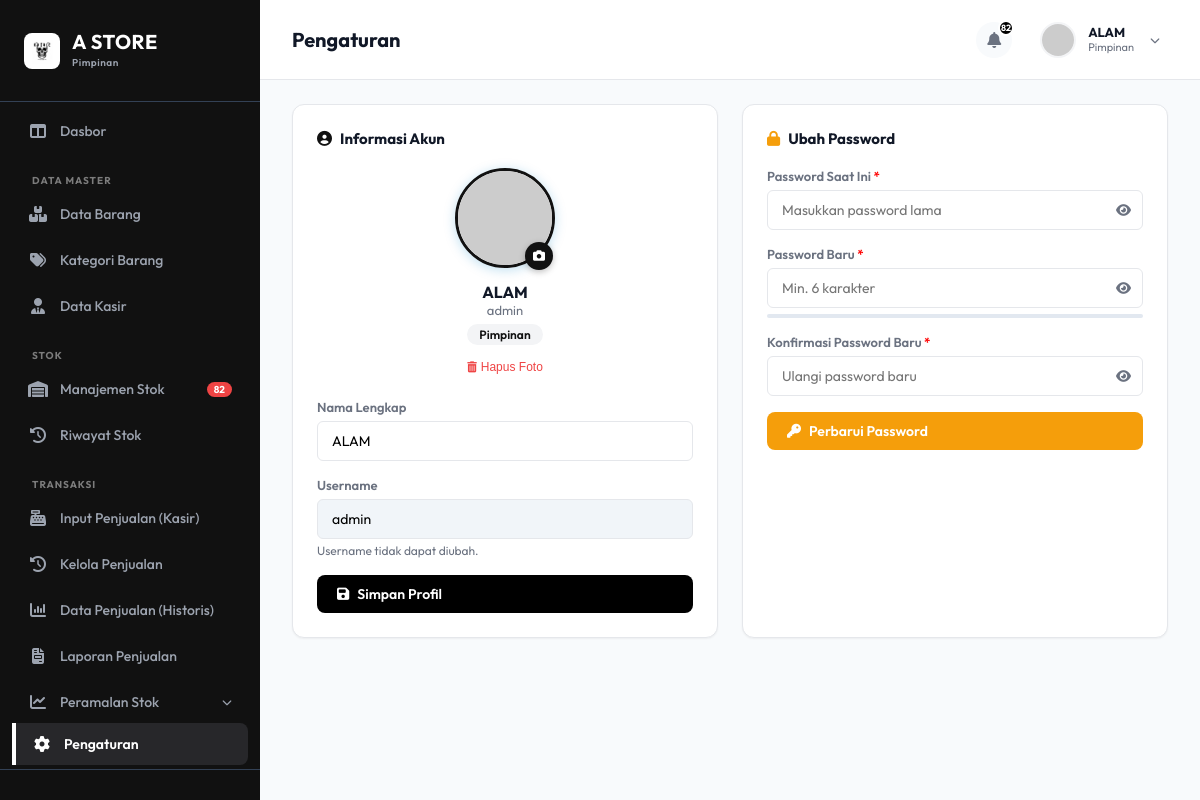
The app's page /index.php?page=pengaturan (signed in) with its own data.
### tables this page shows
CREATE TABLE `tbl_users` (
  `id_user` int(11) NOT NULL AUTO_INCREMENT,
  `username` varchar(50) NOT NULL,
  `password` varchar(255) NOT NULL,
  `nama_lengkap` varchar(100) NOT NULL,
  `foto_profil` varchar(255) DEFAULT NULL,
  `role` varchar(50) DEFAULT 'Admin',
  PRIMARY KEY (`id_user`),
  UNIQUE KEY `username` (`username`)
);

### config.php (called while the page is built, shortened)
<?php
function get_query($conn, $query) {
    $result = $conn->query($query);
    return $result;
}
?>

### includes/pages/pengaturan.php (the view, shortened to what this page needs)
<?php
$uid = (int)$_SESSION['user_id'];
$qMe = get_query($conn, "SELECT username, nama_lengkap, role, foto_profil FROM tbl_users WHERE id_user=$uid");
$me  = $qMe->fetch_assoc();
$fotoProfil = $me['foto_profil'] ?? null;
if ($fotoProfil && file_exists(__DIR__ . '/../../assets/img/profil/' . $fotoProfil)) {
    $avatarSrc = 'assets/img/profil/' . htmlspecialchars($fotoProfil);
} else {
    $avatarSrc = 'https://ui-avatars.com/api/?name=' . urlencode($me['nama_lengkap']) . '&background=0284C7&color=fff&size=120&rounded=true';
}
?>
<div class="dashboard-content-wrapper">
    <div style="display:grid; grid-template-columns:1fr 1fr; gap:24px;">
        <div class="chart-card">
            <h3 style="font-size:15px; font-weight:700; margin-bottom:20px;">
                <i class="fa-solid fa-user-circle" style="color:var(--primary-color); margin-right:8px;"></i>Informasi Akun
            </h3>
            <div style="text-align:center; margin-bottom:24px;">
                <div style="position:relative; display:inline-block;">
                    <img id="previewAvatar" src="<?= $avatarSrc ?>" alt="Avatar"
                         style="width:100px; height:100px; border-radius:50%; object-fit:cover; border:3px solid var(--primary-color); box-shadow:0 2px 12px rgba(2,132,199,.25);">
                    <label for="inputFotoProfil" title="Ganti Foto"
                           style="position:absolute; bottom:2px; right:2px; background:var(--primary-color); color:#fff; width:28px; height:28px; border-radius:50%; display:flex; align-items:center; justify-content:center; cursor:pointer; box-shadow:0 2px 6px rgba(0,0,0,.25); transition:background .2s;"
                           onmouseover="this.style.background='#0369a1'" onmouseout="this.style.background='var(--primary-color)'">
                        <i class="fa-solid fa-camera" style="font-size:12px;"></i>
                    </label>
                </div>
                <div style="font-size:16px; font-weight:700; margin-top:10px;"><?= htmlspecialchars($me['nama_lengkap']) ?></div>
                <div style="font-size:13px; color:var(--text-muted);"><?= htmlspecialchars($me['username']) ?></div>
                <span style="display:inline-block; margin-top:6px; font-size:12px; font-weight:600; padding:3px 12px; border-radius:20px; background:var(--primary-light); color:var(--primary-color);">
                    <?= htmlspecialchars($me['role']) ?>
                </span>
                <?php if ($fotoProfil): ?>
                <div style="margin-top:10px;">
                    <form action="action_profil.php" method="POST"
                          onsubmit="return confirmDeleteForm(event, this, 'Hapus foto profil akun Anda?');">
                        <button type="submit" style="background:none; border:none; color:var(--danger-color); font-size:12px; cursor:pointer; display:inline-flex; align-items:center; gap:4px;">
                            <i class="fa-solid fa-trash-can" style="font-size:11px;"></i> Hapus Foto
                        </button>
                    </form>
                </div>
                <?php endif; ?>
            </div>
            <form method="POST">
                <div class="form-group">
                    <label class="form-label">Nama Lengkap</label>
                    <input type="text" name="nama_lengkap" class="form-control"
                           value="<?= htmlspecialchars($me['nama_lengkap']) ?>" required>
                </div>
                <div class="form-group">
                    <label class="form-label">Username</label>
                    <input type="text" class="form-control" value="<?= htmlspecialchars($me['username']) ?>"
                           readonly style="background:#f1f5f9; cursor:not-allowed;">
                    <small style="color:var(--text-muted); font-size:12px;">Username tidak dapat diubah.</small>
                </div>
                <button type="submit" class="btn btn-primary" style="width:100%;">
                    <i class="fa-solid fa-save"></i> Simpan Profil
                </button>
            </form>
        </div>
        <div class="chart-card">
            <h3 style="font-size:15px; font-weight:700; margin-bottom:20px;">
                <i class="fa-solid fa-lock" style="color:var(--warning-color); margin-right:8px;"></i>Ubah Password
            </h3>
            <form method="POST">
                <div class="form-group">
                    <label class="form-label">Password Saat Ini <span style="color:red">*</span></label>
                    <div style="position:relative;">
                        <input type="password" name="password_lama" id="pwLama" class="form-control" required placeholder="Masukkan password lama" style="padding-right:42px;">
                        <button type="button" onclick="togglePw('pwLama','eyeLama')"
                                style="position:absolute; right:12px; top:50%; transform:translateY(-50%); background:none; border:none; color:var(--text-muted); cursor:pointer;">
                            <i class="fa-solid fa-eye" id="eyeLama"></i>
                        </button>
                    </div>
                </div>
                <div class="form-group">
                    <label class="form-label">Password Baru <span style="color:red">*</span></label>
                    <div style="position:relative;">
                        <input type="password" name="password_baru" id="pwBaru" class="form-control" required placeholder="Min. 6 karakter" style="padding-right:42px;">
                        <button type="button" onclick="togglePw('pwBaru','eyeBaru')"
                                style="position:absolute; right:12px; top:50%; transform:translateY(-50%); background:none; border:none; color:var(--text-muted); cursor:pointer;">
                            <i class="fa-solid fa-eye" id="eyeBaru"></i>
                        </button>
                    </div>
                    <div id="strengthBar" style="margin-top:6px; height:4px; border-radius:4px; background:#e2e8f0; overflow:hidden;">
                    </div>
                </div>
                <div class="form-group">
                    <label class="form-label">Konfirmasi Password Baru <span style="color:red">*</span></label>
                    <div style="position:relative;">
                        <input type="password" name="password_konfirm" id="pwKonfirm" class="form-control" required placeholder="Ulangi password baru" style="padding-right:42px;">
                        <button type="button" onclick="togglePw('pwKonfirm','eyeKonfirm')"
                                style="position:absolute; right:12px; top:50%; transform:translateY(-50%); background:none; border:none; color:var(--text-muted); cursor:pointer;">
                            <i class="fa-solid fa-eye" id="eyeKonfirm"></i>
                        </button>
                    </div>
                </div>
                <button type="submit" class="btn btn-primary" style="width:100%; background:var(--warning-color); border-color:var(--warning-color);">
                    <i class="fa-solid fa-key"></i> Perbarui Password
                </button>
            </form>
        </div>
    </div>
</div>

### assets/css/style.css (style rules this page uses)
:root { --primary-color: #111111; --primary-light: #F3F4F6; --primary-dark: #000000; --secondary-color: #6B7280; --success-color: #10B981; --success-light: #D1FAE5; --danger-color: #EF4444; --danger-light: #FEE2E2; --warning-color: #F59E0B; --warning-light: #FEF3C7; --bg-body: #F8FAFC; --surface-card: #FFFFFF; --surface-sidebar: #111111; --text-main: #111827; --text-muted: #6B7280; --text-light: #9CA3AF; --border-color: #E5E7EB; --shadow-sm: 0 1px 2px 0 rgba(0, 0, 0, 0.05); --shadow-md: 0 4px 6px -1px rgba(0, 0, 0, 0.1), 0 2px 4px -1px rgba(0, 0, 0, 0.06); --shadow-card: 0 8px 24px -12px rgba(0, 0, 0, 0.05); --sidebar-width: 260px; --topbar-height: 80px; --border-radius-lg: 12px; --border-radius-md: 8px; --border-radius-sm: 6px; --transition-fast: 0.2s ease; --transition-normal: 0.3s ease; }
* { margin: 0; padding: 0; box-sizing: border-box; }
body { font-family: 'Outfit', sans-serif; background-color: var(--bg-body); color: var(--text-main); -webkit-font-smoothing: antialiased; }
.btn { padding: 10px 20px; border-radius: var(--border-radius-md); font-family: inherit; font-size: 14px; font-weight: 600; cursor: pointer; border: none; display: inline-flex; align-items: center; gap: 8px; transition: var(--transition-fast); }
.btn-primary { background-color: var(--primary-dark); color: white; }
.chart-card { background: var(--surface-card); border-radius: var(--border-radius-lg); padding: 24px; box-shadow: var(--shadow-sm); border: 1px solid var(--border-color); }

### index.php (style rules this page uses)
.form-control { width: 100%; padding: 10px 14px; border: 1px solid var(--border-color); border-radius: 6px; font-family: inherit; font-size: 14px; outline: none; box-sizing: border-box; }
.form-group { margin-bottom: 16px; }
.form-label { display: block; margin-bottom: 6px; font-size: 13px; font-weight: 600; color: var(--text-muted); }

### records on screen
tbl_users: nama_lengkap "ALAM", username "admin", role "Pimpinan"

### other values on screen
$roleUser "Pimpinan"
$jumlahKritis "82"
$pageTitle "Pengaturan"
$namaUser "ALAM"
